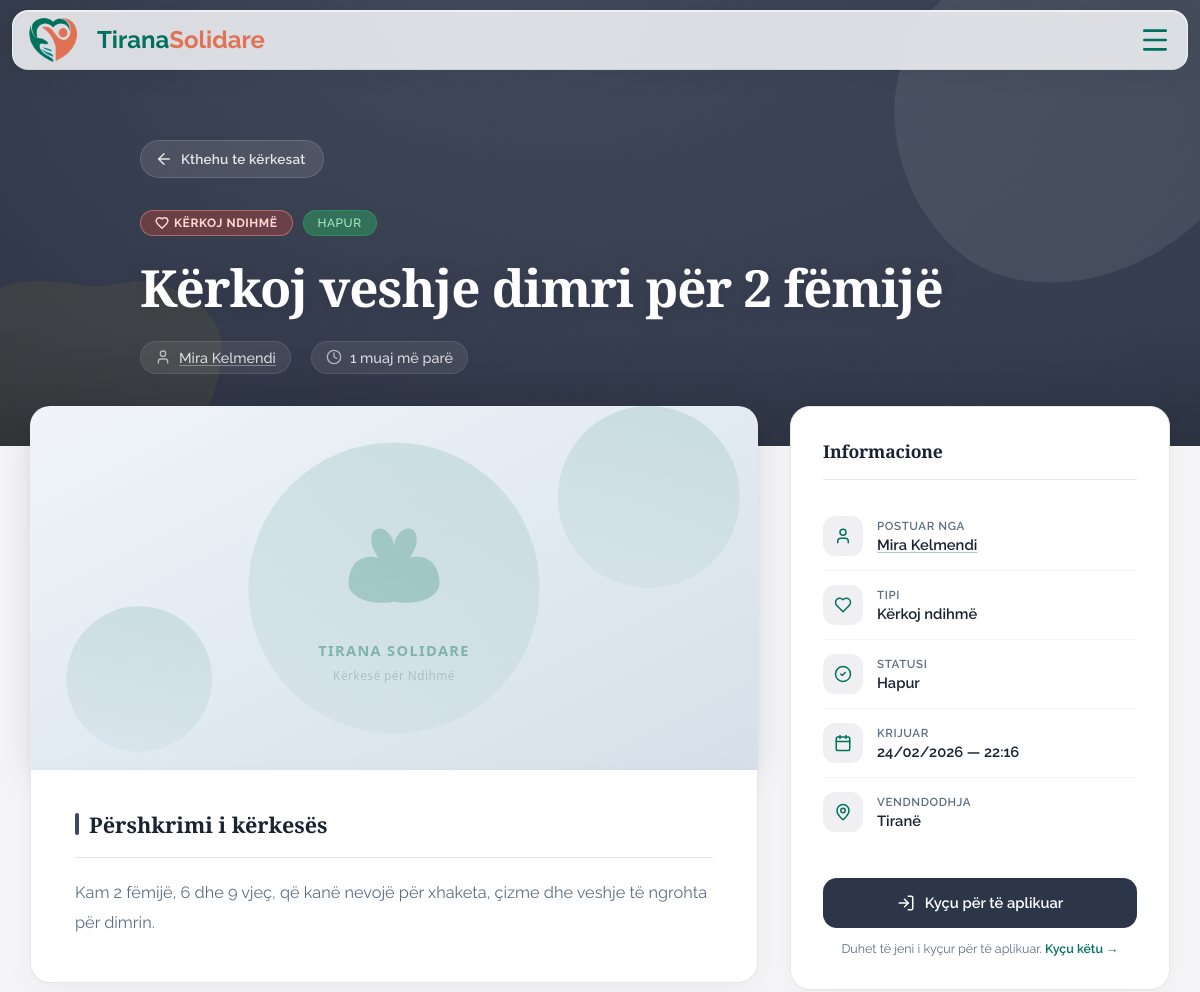
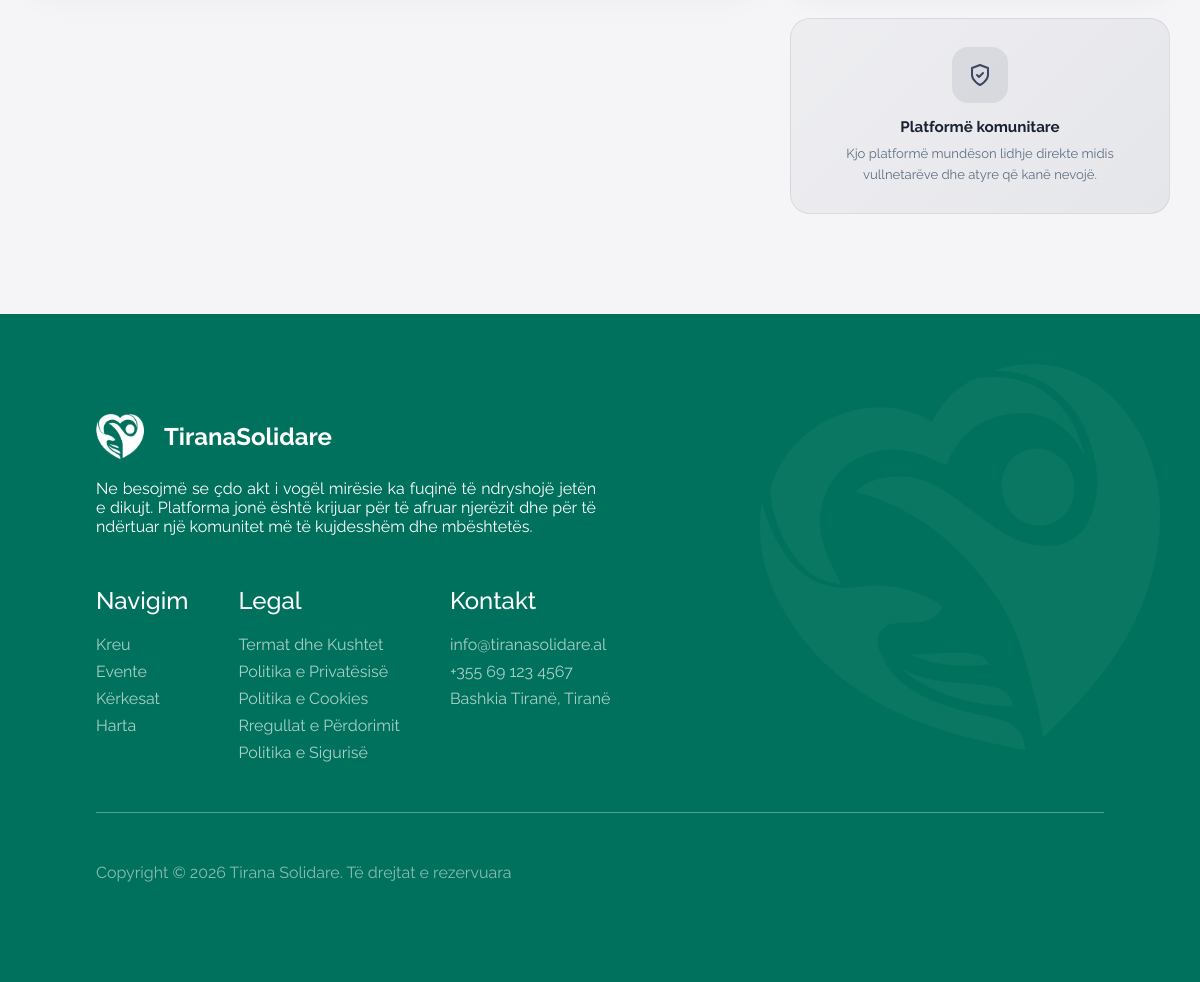
/views/help_requests.php?id=2, run on the app's committed database (2 pictures, top to bottom).
### tables this page shows
CREATE TABLE `kerkesa_per_ndihme` (
  `id_kerkese_ndihme` int(11) NOT NULL,
  `id_perdoruesi` int(11) DEFAULT NULL,
  `tipi` enum('Kërkesë','Ofertë') DEFAULT NULL,
  `titulli` varchar(150) DEFAULT NULL,
  `pershkrimi` text DEFAULT NULL,
  `statusi` enum('Pending','Open','Closed') DEFAULT 'Pending' COMMENT 'Pending/Open/Closed',
  `imazhi` varchar(500) DEFAULT NULL,
  `vendndodhja` varchar(255) DEFAULT NULL,  `latitude` decimal(10,7) DEFAULT NULL,
  `longitude` decimal(10,7) DEFAULT NULL,  `krijuar_me` timestamp NOT NULL DEFAULT current_timestamp()
);

CREATE TABLE `perdoruesi` (
  `id_perdoruesi` int(11) NOT NULL,
  `emri` varchar(100) NOT NULL,
  `email` varchar(150) NOT NULL,
  `bio` text DEFAULT NULL,
  `profile_picture` varchar(500) DEFAULT NULL,
  `profile_public` tinyint(1) NOT NULL DEFAULT 0,
  `profile_color` varchar(20) NOT NULL DEFAULT 'emerald',
  `fjalekalimi` varchar(255) NOT NULL,
  `roli` enum('Admin','Vullnetar') DEFAULT 'Vullnetar',
  `statusi_llogarise` enum('Aktiv','Bllokuar','Çaktivizuar') DEFAULT 'Aktiv',
  `verified` tinyint(1) NOT NULL DEFAULT 0,
  `verification_token_hash` varchar(64) DEFAULT NULL,
  `verification_token_expires` datetime DEFAULT NULL,
  `password_reset_token_hash` varchar(64) DEFAULT NULL,
  `password_reset_token_expires` datetime DEFAULT NULL,
  `krijuar_me` timestamp NOT NULL DEFAULT current_timestamp(),
  `deaktivizuar_me` datetime DEFAULT NULL
);

### includes/functions.php (called while the page is built, shortened)
<?php
if (!function_exists('koheParapake')) {
    function koheParapake(string $datetime): string
    {
        $now  = new DateTime();
        $then = new DateTime($datetime);
        $diff = $now->diff($then);
        if ($diff->m > 0) return $diff->m . ' muaj më parë';
        return 'tani';
    }
}
function ts_slugify(string $value): string
{
    $value = trim($value);
    if (function_exists('iconv')) {
        $converted = @iconv('UTF-8', 'ASCII//TRANSLIT//IGNORE', $value);
        if (is_string($converted) && $converted !== '') {
            $value = $converted;
        }
    }
    $value = strtolower($value);
    $value = preg_replace('/[^a-z0-9]+/', '-', $value) ?? '';
    $value = trim($value, '-');
    return $value !== '' ? $value : 'user';
}
function ts_public_profile_url(int $userId, ?string $displayName = null): string
{
    $id = max(0, $userId);
    $slug = ts_slugify((string) ($displayName ?? 'user'));
    return '/TiranaSolidare/views/public_profile.php?u=' . rawurlencode($slug . '-' . $id);
}

### views/help_requests.php (the view, shortened to what this page needs)
<?php
require_once __DIR__ . '/../config/db.php';
require_once __DIR__ . '/../includes/functions.php';
if (isset($_GET['id'])) {
    $id = (int) $_GET['id'];
    $stmt = $pdo->prepare(
        "SELECT k.*, p.emri AS krijuesi_emri, p.email AS krijuesi_email
         FROM Kerkesa_per_Ndihme k
         LEFT JOIN Perdoruesi p ON p.id_perdoruesi = k.id_perdoruesi
         WHERE k.id_kerkese_ndihme = ?"
    );
    $stmt->execute([$id]);
    $request = $stmt->fetch(PDO::FETCH_ASSOC);
}
?>
<!DOCTYPE html>
<html lang="sq">
<head>
  <link rel="stylesheet" href="/TiranaSolidare/public/assets/styles/main.css?v=20260318a">
  <link rel="stylesheet" href="/TiranaSolidare/public/assets/styles/requests.css?v=20260320b">
  <link rel="stylesheet" href="https://unpkg.com/leaflet@1.9.4/dist/leaflet.css" />
  <link rel="stylesheet" href="/TiranaSolidare/assets/css/map.css">
</head>
<body class="page-requests">
<?php include __DIR__ . '/../public/components/header.php'; ?>
<main>
<?php if (isset($request) && $request): ?>
<section class="rq-detail-hero <?= $request['tipi'] === 'Ofertë' ? 'rq-detail-hero--offer' : 'rq-detail-hero--request' ?>">
  <div class="rq-detail-hero__inner">
    <a href="/TiranaSolidare/views/help_requests.php" class="rq-back-link">
      <svg xmlns="http://www.w3.org/2000/svg" width="18" height="18" viewBox="0 0 24 24" fill="none" stroke="currentColor" stroke-width="2" stroke-linecap="round" stroke-linejoin="round"><path d="m12 19-7-7 7-7"/><path d="M19 12H5"/></svg>
      Kthehu te kërkesat
    </a>
    <div class="rq-detail-hero__badges">
      <span class="rq-badge rq-badge--<?= $request['tipi'] === 'Ofertë' ? 'offer' : 'request' ?>">
        <?= $request['tipi'] === 'Kërkesë' ? 'Kërkoj ndihmë' : 'Dua të ndihmoj' ?>
      </span>
     <span class="rq-badge rq-badge--<?= strtolower($request['statusi']) ?>"><?php
        if ($request['statusi'] === 'Pending') echo 'Në pritje aprovimi';
        elseif ($request['statusi'] === 'Open') echo 'Hapur';
        else echo 'Mbyllur';
      ?></span>
    </div>
    <h1><?= htmlspecialchars($request['titulli']) ?></h1>
    <div class="rq-detail-hero__meta">
      <span><svg xmlns="http://www.w3.org/2000/svg" width="16" height="16" viewBox="0 0 24 24" fill="none" stroke="currentColor" stroke-width="2" stroke-linecap="round" stroke-linejoin="round"><path d="M19 21v-2a4 4 0 0 0-4-4H9a4 4 0 0 0-4 4v2"/><circle cx="12" cy="7" r="4"/></svg> <a class="rq-poster-link" href="<?= htmlspecialchars(ts_public_profile_url((int) ($request['id_perdoruesi'] ?? 0), (string) ($request['krijuesi_emri'] ?? 'Anonim'))) ?>"><?= htmlspecialchars($request['krijuesi_emri'] ?? 'Anonim') ?></a></span>
      <span><svg xmlns="http://www.w3.org/2000/svg" width="16" height="16" viewBox="0 0 24 24" fill="none" stroke="currentColor" stroke-width="2" stroke-linecap="round" stroke-linejoin="round"><circle cx="12" cy="12" r="10"/><polyline points="12 6 12 12 16 14"/></svg> <?= koheParapake($request['krijuar_me']) ?></span>
    </div>
  </div>
</section>
<section class="rq-detail-body">
  <div class="rq-detail-layout">
    <div class="rq-detail-main">
      <div class="rq-detail-banner">
        <?php
          $detailImgSrc = '/TiranaSolidare/public/assets/images/default-request.svg';
          if (!empty($request['imazhi'])) {
              $detailImgSrc = strpos($request['imazhi'], '/') === 0 ? $request['imazhi'] : '/TiranaSolidare/public/assets/uploads/' . $request['imazhi'];
          }
        ?>
        <img src="<?= htmlspecialchars($detailImgSrc) ?>" alt="<?= htmlspecialchars($request['titulli']) ?>" onerror="this.src='/TiranaSolidare/public/assets/images/default-request.svg'">
      </div>
      <div class="rq-detail-text">
        <h2>Përshkrimi i kërkesës</h2>
        <p><?= nl2br(htmlspecialchars($request['pershkrimi'] ?? 'Nuk ka përshkrim.')) ?></p>
      </div>
    </div>
    <aside class="rq-detail-sidebar">
      <div class="rq-sidebar-card">
        <h3>Informacione</h3>
        <ul class="rq-sidebar-info">
          <li>
            <div class="rq-info-icon">
              <svg xmlns="http://www.w3.org/2000/svg" width="18" height="18" viewBox="0 0 24 24" fill="none" stroke="currentColor" stroke-width="2" stroke-linecap="round" stroke-linejoin="round"><path d="M19 21v-2a4 4 0 0 0-4-4H9a4 4 0 0 0-4 4v2"/><circle cx="12" cy="7" r="4"/></svg>
            </div>
            <div><span>Postuar nga</span><strong><a class="rq-poster-link" href="<?= htmlspecialchars(ts_public_profile_url((int) ($request['id_perdoruesi'] ?? 0), (string) ($request['krijuesi_emri'] ?? 'N/A'))) ?>"><?= htmlspecialchars($request['krijuesi_emri'] ?? 'N/A') ?></a></strong></div>
          </li>
          <li>
            <div class="rq-info-icon">
            </div>
            <div><span>Tipi</span><strong><?= $request['tipi'] === 'Kërkesë' ? 'Kërkoj ndihmë' : 'Dua të ndihmoj' ?></strong></div>
          </li>
          <li>
            <div class="rq-info-icon">
              <svg xmlns="http://www.w3.org/2000/svg" width="18" height="18" viewBox="0 0 24 24" fill="none" stroke="currentColor" stroke-width="2" stroke-linecap="round" stroke-linejoin="round"><circle cx="12" cy="12" r="10"/><path d="m9 12 2 2 4-4"/></svg>
            </div>
            <div><span>Statusi</span><strong><?php
                if ($request['statusi'] === 'Pending') echo 'Në pritje';
                elseif ($request['statusi'] === 'Open') echo 'Hapur';
                else echo 'Mbyllur';
              ?></strong></div>
          </li>
          <li>
            <div class="rq-info-icon">
            </div>
            <div><span>Krijuar</span><strong><?= date('d/m/Y — H:i', strtotime($request['krijuar_me'])) ?></strong></div>
          </li>
          <?php if (!empty($request['vendndodhja'])): ?>
          <li>
            <div class="rq-info-icon">
            </div>
            <div><span>Vendndodhja</span><strong><?= htmlspecialchars($request['vendndodhja']) ?></strong></div>
          </li>
          <?php endif; ?>
        </ul>
        <div class="rq-sidebar-cta">
          <?php if (!$isLoggedIn): ?>
            <a href="/TiranaSolidare/views/login.php?redirect=<?= urlencode('/TiranaSolidare/views/help_requests.php?id=' . $request['id_kerkese_ndihme']) ?>" class="rq-btn-full rq-btn-login">
              <svg xmlns="http://www.w3.org/2000/svg" width="18" height="18" viewBox="0 0 24 24" fill="none" stroke="currentColor" stroke-width="2" stroke-linecap="round" stroke-linejoin="round"><path d="M15 3h4a2 2 0 0 1 2 2v14a2 2 0 0 1-2 2h-4"/><polyline points="10 17 15 12 10 7"/><line x1="15" x2="3" y1="12" y2="12"/></svg>
              Kyçu për të aplikuar
            </a>
            <p class="rq-sidebar-hint">Duhet të jeni i kyçur për të aplikuar. <a href="/TiranaSolidare/views/login.php?redirect=<?= urlencode('/TiranaSolidare/views/help_requests.php?id=' . $request['id_kerkese_ndihme']) ?>" class="rq-hint-link">Kyçu këtu &rarr;</a></p>
          <?php elseif ($isLoggedIn): ?>
            <p class="rq-sidebar-hint">Kjo kërkesë nuk është e disponueshme për aplikim.</p>
          <?php endif; ?>
        </div>
      </div>
      <div class="rq-sidebar-trust">
        <div class="rq-sidebar-trust__icon">
          <svg xmlns="http://www.w3.org/2000/svg" width="24" height="24" viewBox="0 0 24 24" fill="none" stroke="currentColor" stroke-width="2" stroke-linecap="round" stroke-linejoin="round"><path d="M12 22s8-4 8-10V5l-8-3-8 3v7c0 6 8 10 8 10"/><path d="m9 12 2 2 4-4"/></svg>
        </div>
        <p><strong>Platformë komunitare</strong></p>
        <p class="rq-sidebar-trust__sub">Kjo platformë mundëson lidhje direkte midis vullnetarëve dhe atyre që kanë nevojë.</p>
      </div>
    </aside>
  </div>
</section>
<?php endif; ?>
</main>
<?php include __DIR__ . '/../public/components/footer.php'; ?>
</body>
</html>

### public/assets/styles/main.css (style rules this page uses)
* { margin: 0; padding: 0; -webkit-box-sizing: border-box; box-sizing: border-box; scroll-behavior: smooth; }
html, body { font-family: 'Raleway', sans-serif; color: #202020; overflow-x: hidden; }
main { overflow-y: hidden; overflow-x: hidden; }
section { position: relative; padding: 100px clamp(20px, 8%, 8%); }
:root { --font-coeff: 1; }
h1, h2, h3, h4, h5, h6 { font-family: "Bitter", serif; color: #003229; }
h1 { font-size: calc(3.5rem * var(--font-coeff)); margin-bottom: 20px; }
h2 { font-size: calc(3rem * var(--font-coeff)); margin-bottom: 20px; }
h3 { font-size: calc(2rem * var(--font-coeff)); margin-bottom: 20px; }
html { scroll-behavior: smooth; }
body { overflow-x: hidden; }
img { image-rendering: -webkit-optimize-contrast; }
body { -webkit-font-smoothing: antialiased; -moz-osx-font-smoothing: grayscale; text-rendering: optimizeLegibility; }

### data on the page
kerkesa_per_ndihme: titulli "Kërkoj veshje dimri për 2 fëmijë", id_perdoruesi.emri "Mira Kelmendi", krijuar_me "1 muaj më parë", pershkrimi "Kam 2 fëmijë, 6 dhe 9 vjeç, që kanë nevojë për xhaketa, çizme dhe veshje të ngrohta për dimrin.", krijuar_me "24/02/2026 — 22:16", vendndodhja "Tiranë"
